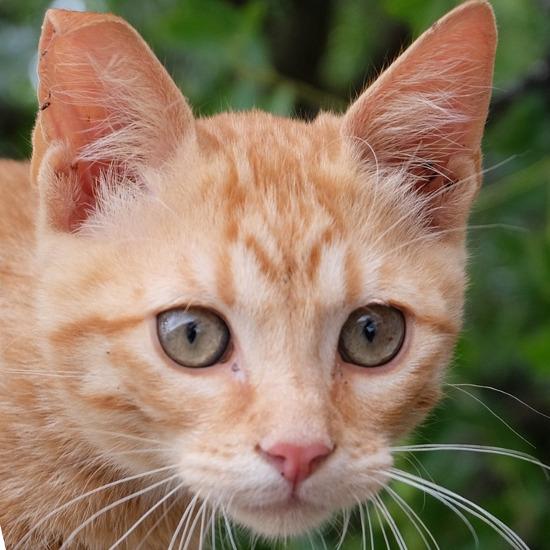
%> input picture Assignment3/cat1.jpg, 550 x 550 px
$ octave exercise2_assignment3e.m   (GNU Octave 9; MATLAB toolbox functions it lacks are replaced by stand-ins)
%> lines starting %> are read from the running program, lines starting %| are printed output that depends on the picture
### Assignment3/laplacefilter.m
function result = laplacefilter(img, sigma)

g1 = gauss_2d(sigma);
g2 = gauss_2d(sigma*2);
g3 = zeros(size(g2));

[p,q] = size(g1);
g3((end-p)/2+1:(end-p)/2+p, (end-q)/2+1:(end-q)/2+q) = g1;

l = g2 - g3;
surf(l);
result = conv2(img, l, 'same');


end

### Assignment3/laplacefilter2.m
function result = laplacefilter2(f, sigma)
alpha = sigma/4;
alpha = max(0,min(alpha,1));
h1 = alpha/(alpha+1);
h2 = (1-alpha)/(alpha+1);
h = [h1 h2 h1;h2 -4/(alpha+1) h2;h1 h2 h1];
result = filter2(h,f)/16;
end

### Assignment3/gauss_2d.m
function mat = gauss_2d(sigma)
% Function takes from internet and edited by Miroslav Purkrabek
% Original function on http://bit.ly/2AOJL2n

N = round(3.0*sigma);
mat = zeros(2*N+1, 2*N+1);
center = [N+1, N+1];
gsize = size(mat);

[R,C] = ndgrid(1:gsize(1), 1:gsize(2));
mat = gaussC(R,C, sigma, center);
mat = mat / (sum(sum(mat)));

    function val = gaussC(x, y, sigma, center)
        xc = center(1);
        yc = center(2);
        exponent = ((x-xc).^2 + (y-yc).^2)./(2*sigma);
        val       = (exp(-exponent));
    end

end

### Assignment3/exercise2_assignment3e.m
% Author: Mattia Limone
% Change the current folder to m file one
if(~isdeployed)
	cd(fileparts(which(mfilename)));
end
clc;	% Clear command window.
clear;	% Delete all variables.
close all;	% Close all figure windows except those created by imtool.
imtool close all;	% Close all figure windows created by imtool.
workspace;	% Make sure the workspace panel is showing.

img1 = imread('cat1.jpg');
%> img1 is the input picture: size 550x550x3 uint8; mean R, G, B 144.2, 122.6, 98.9
img2 = imread('cat2.jpg');
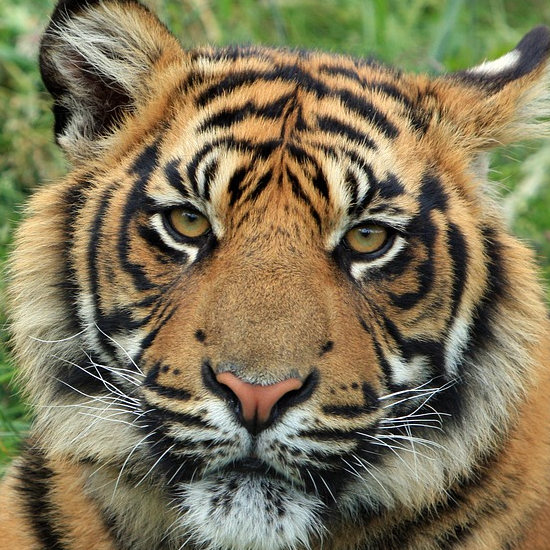
%> input picture Assignment3/cat2.jpg, 550 x 550 px
%> img2 is the input picture: size 550x550x3 uint8; mean R, G, B 127.4, 117.6, 87.7

R1 = img1(:,:,1);
R2 = img2(:,:,1);
G1 = img1(:,:,2);
G2 = img2(:,:,2);
B1 = img1(:,:,3);
B2 = img2(:,:,3);
%% Version 1
sigma = 3;
imgR1Gauss = imgaussfilt(R1,sigma);
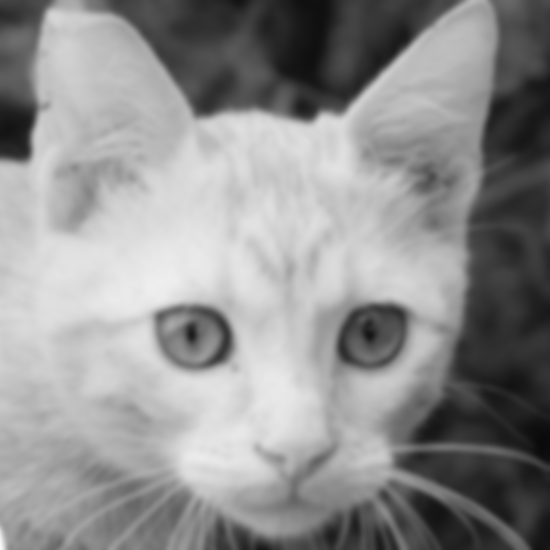
%> imgR1Gauss: size 550x550 uint8; min 10, max 249, mean 144.2
imgR2Laplace = laplacefilter(R2, sigma);
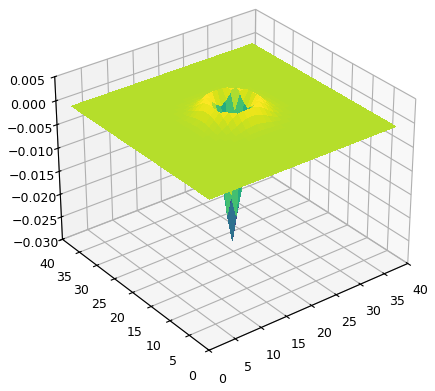
%> figure redrawn from the program's plot data
imgG1Gauss = imgaussfilt(G1,sigma);
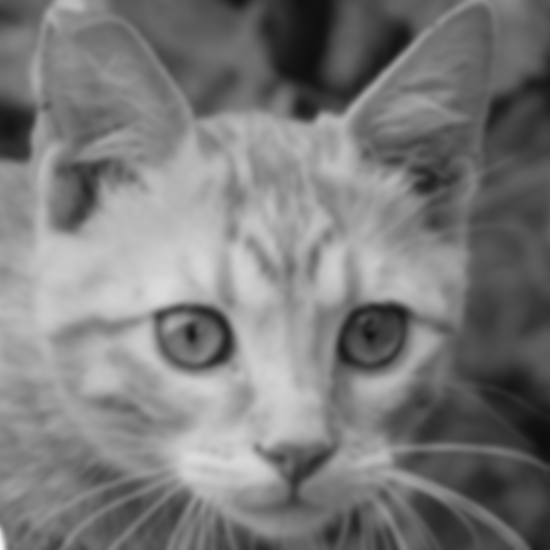
%> imgG1Gauss: size 550x550 uint8; min 13, max 249, mean 122.6
imgG2Laplace = laplacefilter(G2, sigma);
imgB1Gauss = imgaussfilt(B1,sigma);
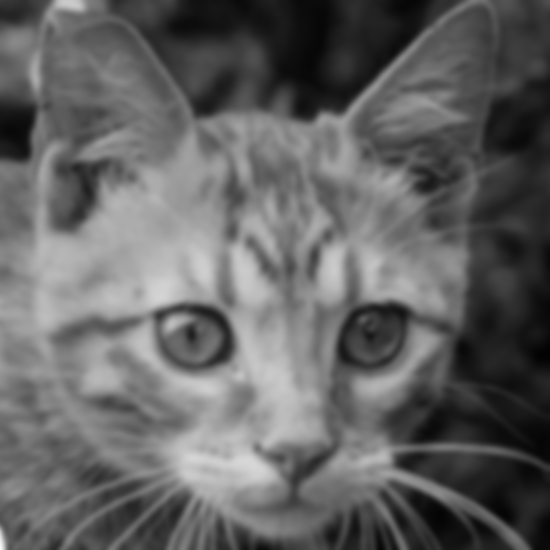
%> imgB1Gauss: size 550x550 uint8; min 1, max 248, mean 98.9
imgB2Laplace = laplacefilter(B2, sigma);


img1Gauss = cat(3, imgR1Gauss,imgG1Gauss,imgB1Gauss);
img2Laplace = cat(3, imgR2Laplace,imgG2Laplace,imgB2Laplace);
imgFinal = img1Gauss + 5*uint8(img2Laplace);

figure('name', '3e - optional');
subplot(2, 3, 1);
imagesc(img1);
title 'cat1';

subplot(2, 3, 4);
imagesc(img2);
title 'cat2';

subplot(2, 3, 2);
imagesc(uint8(img1Gauss));
title 'Gaussian filtered';

subplot(2, 3, 5);
imagesc(img2Laplace); colormap gray;
title 'Laplacian filtered';

subplot(2, 3, 3);
imagesc(imgFinal); colormap gray;
title 'Combination';

%% Version 2

sigma = 4;
imgR1Gauss = imgaussfilt(R1,sigma);
imgR2Laplace = laplacefilter2(R2, sigma);
%> in laplacefilter2, `result = filter2(h,f)/16;`:
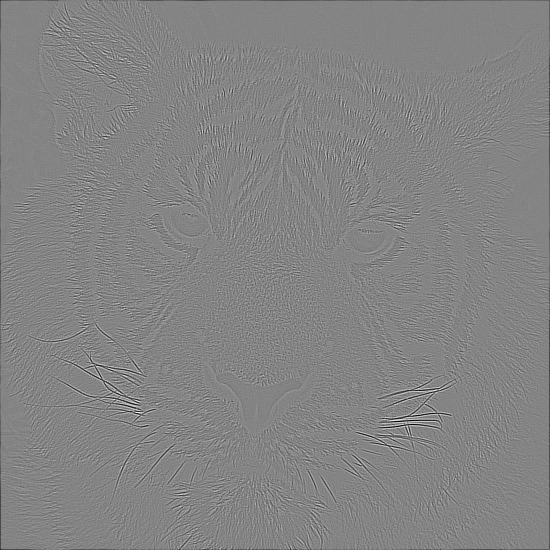
%> result: size 550x550 double; min -28.25, max 26.19, mean -0.1; drawn with min black and max white
imgG1Gauss = imgaussfilt(G1,sigma);
imgG2Laplace = laplacefilter2(G2, sigma);
imgB1Gauss = imgaussfilt(B1,sigma);
imgB2Laplace = laplacefilter2(B2, sigma);


img1Gauss = cat(3, imgR1Gauss,imgG1Gauss,imgB1Gauss);
img2Laplace = cat(3, imgR2Laplace,imgG2Laplace,imgB2Laplace);
imgFinal = img1Gauss + 5* uint8(img2Laplace);

figure('name', '3e - optional');
subplot(2, 3, 1);
imagesc(img1);
title 'cat1';

subplot(2, 3, 4);
imagesc(img2);
title 'cat2';

subplot(2, 3, 2);
imagesc(uint8(img1Gauss));
title 'Gaussian filtered';

subplot(2, 3, 5);
imagesc(img2Laplace); colormap gray;
title 'Laplacian filtered';

subplot(2, 3, 3);
imagesc(imgFinal); colormap gray;
title 'Combination';
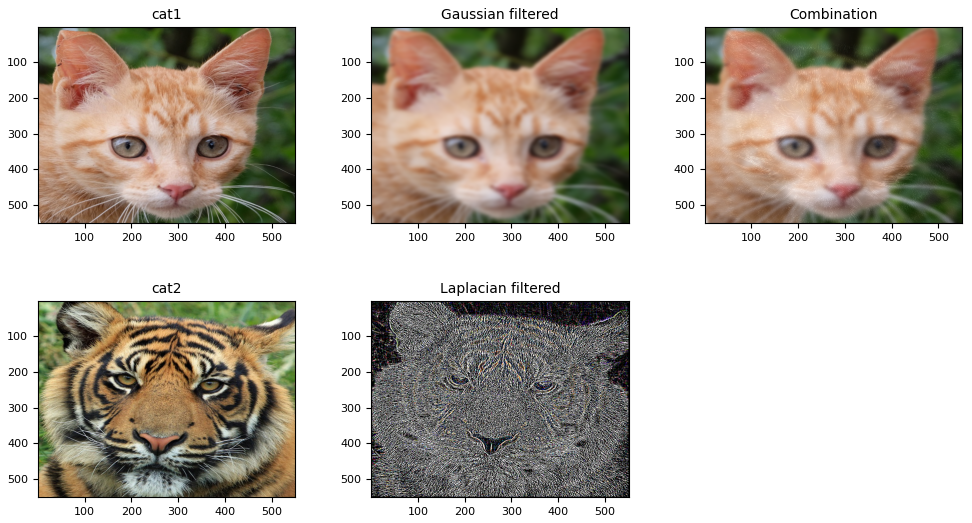
%> figure redrawn from the program's plot data, 5 panels
